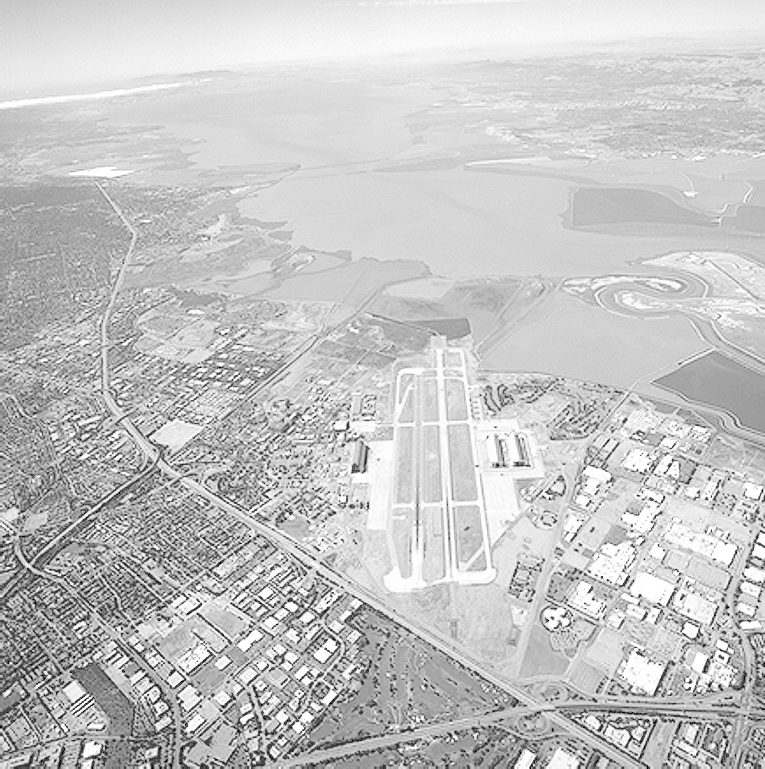
#> input picture assets/runway.png, 765 x 769 px
$ jupyter execute 'task 05.ipynb'
#> lines starting #> are read from the running program, lines starting #| are printed output that depends on the picture
## IN4640 Assignment 1
### Intensity Transformations and Neighborhood Filtering
### Task 05

[cell 1]
import cv2
import numpy as np
import matplotlib.pyplot as plt
import os
from mpl_toolkits.mplot3d import Axes3D

[cell 2]
sigma = 2
kernel_size = 5
ax = np.linspace(-(kernel_size - 1) / 2., (kernel_size - 1) / 2., kernel_size)
gauss = np.exp(-0.5 * np.square(ax) / np.square(sigma))
kernel_5x5 = np.outer(gauss, gauss)
kernel_5x5 = kernel_5x5 / np.sum(kernel_5x5)

print("5x5 Gaussian Kernel (sigma=2):")
print(kernel_5x5)

[cell 3]
sigma_vis = 10
size_vis = 51
x = np.linspace(-(size_vis - 1) / 2., (size_vis - 1) / 2., size_vis)
y = np.linspace(-(size_vis - 1) / 2., (size_vis - 1) / 2., size_vis)
x, y = np.meshgrid(x, y)

kernel_51x51 = np.exp(-0.5 * (np.square(x) + np.square(y)) / np.square(sigma_vis))
kernel_51x51 = kernel_51x51 / np.sum(kernel_51x51)

fig = plt.figure(figsize=(10, 6))
ax = fig.add_subplot(111, projection='3d')
surf = ax.plot_surface(x, y, kernel_51x51, cmap='viridis')
plt.title('3D Gaussian Kernel (51x51)')
plt.show()
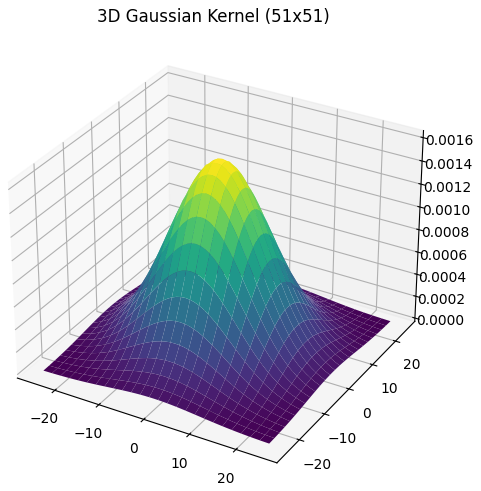
#> figure drawn by matplotlib, 1 panel

[cell 4]
img_path = 'assets/runway.png'
image = cv2.imread(img_path, cv2.IMREAD_GRAYSCALE)
#> image is the input picture: shape (769, 765); min 0, max 255, mean 197.1

if image is not None:
    manual_smooth = cv2.filter2D(image, -1, kernel_5x5)
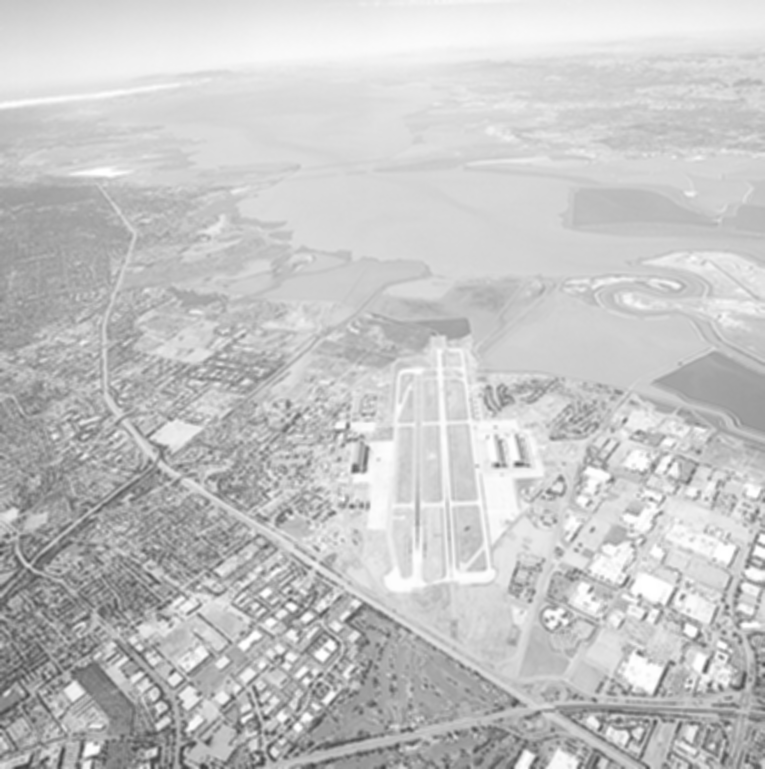
#> manual_smooth: shape (769, 765); min 63, max 255, mean 197.1
    opencv_smooth = cv2.GaussianBlur(image, (5, 5), sigmaX=2)

    titles = ['Original', 'Manual Gaussian', 'OpenCV Gaussian']
    images = [image, manual_smooth, opencv_smooth]

    plt.figure(figsize=(15, 5))
    for i in range(3):
        plt.subplot(1, 3, i+1)
        plt.imshow(images[i], cmap='gray')
        plt.title(titles[i])
        plt.axis('off')
    plt.show()
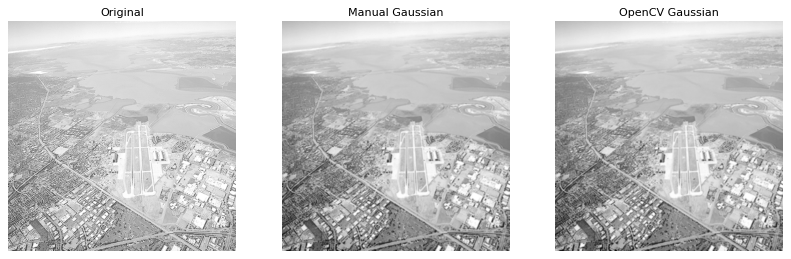
#> figure drawn by matplotlib, 3 panels
else:
    print(f"Error: File not found at {img_path}. Please check your assets folder.")
